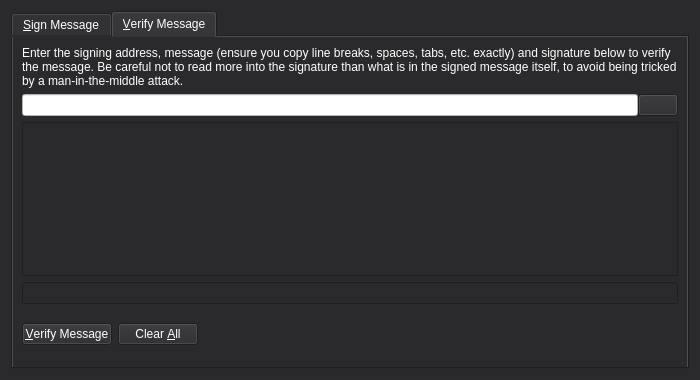
<?xml version="1.0" encoding="UTF-8"?>
<ui version="4.0">
 <class>SignVerifyMessageDialog</class>
 <widget class="QDialog" name="SignVerifyMessageDialog">
  <property name="geometry">
   <rect>
    <x>0</x>
    <y>0</y>
    <width>700</width>
    <height>380</height>
   </rect>
  </property>
  <property name="windowTitle">
   <string>Signatures - Sign / Verify a Message</string>
  </property>
  <property name="styleSheet">
   <string notr="true">background-color: rgb(42,42,44); color: white; </string>
  </property>
  <property name="modal">
   <bool>true</bool>
  </property>
  <layout class="QVBoxLayout" name="verticalLayout">
   <item>
    <widget class="QTabWidget" name="tabWidget">
     <property name="currentIndex">
      <number>1</number>
     </property>
     <widget class="QWidget" name="tabSignMessage">
      <attribute name="title">
       <string>&amp;Sign Message</string>
      </attribute>
      <layout class="QVBoxLayout" name="verticalLayout_SM">
       <item>
        <widget class="QLabel" name="infoLabel_SM">
         <property name="text">
          <string>You can sign messages with your addresses to prove you own them. Be careful not to sign anything vague, as phishing attacks may try to trick you into signing your identity over to them. Only sign fully-detailed statements you agree to.</string>
         </property>
         <property name="textFormat">
          <enum>Qt::PlainText</enum>
         </property>
         <property name="wordWrap">
          <bool>true</bool>
         </property>
        </widget>
       </item>
       <item>
        <layout class="QHBoxLayout" name="horizontalLayout_1_SM">
         <property name="spacing">
          <number>0</number>
         </property>
         <item>
          <widget class="QValidatedLineEdit" name="addressIn_SM">
           <property name="toolTip">
            <string>The address to sign the message with (e.g. MeY88k4P7VVCefChQVuAPQyL9krSiF2h16)</string>
           </property>
           <property name="styleSheet">
            <string notr="true">background: white; color: rgb(42,42,44)</string>
           </property>
           <property name="maxLength">
            <number>34</number>
           </property>
          </widget>
         </item>
         <item>
          <widget class="QPushButton" name="addressBookButton_SM">
           <property name="toolTip">
            <string>Choose an address from the address book</string>
           </property>
           <property name="text">
            <string/>
           </property>
           <property name="icon">
            <iconset resource="../bitcoin.qrc">
             <normaloff>:/icons/address-book</normaloff>:/icons/address-book</iconset>
           </property>
           <property name="shortcut">
            <string>Alt+A</string>
           </property>
           <property name="autoDefault">
            <bool>false</bool>
           </property>
          </widget>
         </item>
         <item>
          <widget class="QPushButton" name="pasteButton_SM">
           <property name="toolTip">
            <string>Paste address from clipboard</string>
           </property>
           <property name="text">
            <string/>
           </property>
           <property name="icon">
            <iconset resource="../bitcoin.qrc">
             <normaloff>:/icons/editpaste</normaloff>:/icons/editpaste</iconset>
           </property>
           <property name="shortcut">
            <string>Alt+P</string>
           </property>
           <property name="autoDefault">
            <bool>false</bool>
           </property>
          </widget>
         </item>
        </layout>
       </item>
       <item>
        <widget class="QPlainTextEdit" name="messageIn_SM">
         <property name="toolTip">
          <string>Enter the message you want to sign here</string>
         </property>
        </widget>
       </item>
       <item>
        <layout class="QHBoxLayout" name="horizontalLayout_2_SM">
         <property name="spacing">
          <number>0</number>
         </property>
         <item>
          <widget class="QLineEdit" name="signatureOut_SM">
           <property name="font">
            <font>
             <italic>true</italic>
            </font>
           </property>
           <property name="readOnly">
            <bool>true</bool>
           </property>
          </widget>
         </item>
         <item>
          <widget class="QPushButton" name="copySignatureButton_SM">
           <property name="toolTip">
            <string>Copy the current signature to the system clipboard</string>
           </property>
           <property name="text">
            <string/>
           </property>
           <property name="icon">
            <iconset resource="../bitcoin.qrc">
             <normaloff>:/icons/editcopy</normaloff>:/icons/editcopy</iconset>
           </property>
           <property name="autoDefault">
            <bool>false</bool>
           </property>
          </widget>
         </item>
        </layout>
       </item>
       <item>
        <layout class="QHBoxLayout" name="horizontalLayout_3_SM">
         <item>
          <widget class="QPushButton" name="signMessageButton_SM">
           <property name="toolTip">
            <string>Sign the message to prove you own this Macro address</string>
           </property>
           <property name="text">
            <string>&amp;Sign Message</string>
           </property>
           <property name="icon">
            <iconset resource="../bitcoin.qrc">
             <normaloff>:/icons/edit</normaloff>:/icons/edit</iconset>
           </property>
           <property name="autoDefault">
            <bool>false</bool>
           </property>
          </widget>
         </item>
         <item>
          <widget class="QPushButton" name="clearButton_SM">
           <property name="toolTip">
            <string>Reset all sign message fields</string>
           </property>
           <property name="text">
            <string>Clear &amp;All</string>
           </property>
           <property name="icon">
            <iconset resource="../bitcoin.qrc">
             <normaloff>:/icons/remove</normaloff>:/icons/remove</iconset>
           </property>
           <property name="autoDefault">
            <bool>false</bool>
           </property>
          </widget>
         </item>
         <item>
          <spacer name="horizontalSpacer_1_SM">
           <property name="orientation">
            <enum>Qt::Horizontal</enum>
           </property>
           <property name="sizeHint" stdset="0">
            <size>
             <width>40</width>
             <height>48</height>
            </size>
           </property>
          </spacer>
         </item>
         <item>
          <widget class="QLabel" name="statusLabel_SM">
           <property name="font">
            <font>
             <weight>75</weight>
             <bold>true</bold>
            </font>
           </property>
           <property name="text">
            <string/>
           </property>
           <property name="wordWrap">
            <bool>true</bool>
           </property>
          </widget>
         </item>
         <item>
          <spacer name="horizontalSpacer_2_SM">
           <property name="orientation">
            <enum>Qt::Horizontal</enum>
           </property>
           <property name="sizeHint" stdset="0">
            <size>
             <width>40</width>
             <height>48</height>
            </size>
           </property>
          </spacer>
         </item>
        </layout>
       </item>
      </layout>
     </widget>
     <widget class="QWidget" name="tabVerifyMessage">
      <attribute name="title">
       <string>&amp;Verify Message</string>
      </attribute>
      <layout class="QVBoxLayout" name="verticalLayout_VM">
       <item>
        <widget class="QLabel" name="infoLabel_VM">
         <property name="text">
          <string>Enter the signing address, message (ensure you copy line breaks, spaces, tabs, etc. exactly) and signature below to verify the message. Be careful not to read more into the signature than what is in the signed message itself, to avoid being tricked by a man-in-the-middle attack.</string>
         </property>
         <property name="textFormat">
          <enum>Qt::PlainText</enum>
         </property>
         <property name="alignment">
          <set>Qt::AlignLeading|Qt::AlignLeft|Qt::AlignTop</set>
         </property>
         <property name="wordWrap">
          <bool>true</bool>
         </property>
        </widget>
       </item>
       <item>
        <layout class="QHBoxLayout" name="horizontalLayout_1_VM">
         <property name="spacing">
          <number>0</number>
         </property>
         <item>
          <widget class="QValidatedLineEdit" name="addressIn_VM">
           <property name="toolTip">
            <string>The address the message was signed with (e.g. MeY88k4P7VVCefChQVuAPQyL9krSiF2h16)</string>
           </property>
           <property name="styleSheet">
            <string notr="true">background: white; color: rgb(42,42,44)</string>
           </property>
           <property name="maxLength">
            <number>34</number>
           </property>
          </widget>
         </item>
         <item>
          <widget class="QPushButton" name="addressBookButton_VM">
           <property name="toolTip">
            <string>Choose an address from the address book</string>
           </property>
           <property name="text">
            <string/>
           </property>
           <property name="icon">
            <iconset resource="../bitcoin.qrc">
             <normaloff>:/icons/address-book</normaloff>:/icons/address-book</iconset>
           </property>
           <property name="shortcut">
            <string>Alt+A</string>
           </property>
           <property name="autoDefault">
            <bool>false</bool>
           </property>
          </widget>
         </item>
        </layout>
       </item>
       <item>
        <widget class="QPlainTextEdit" name="messageIn_VM"/>
       </item>
       <item>
        <widget class="QValidatedLineEdit" name="signatureIn_VM"/>
       </item>
       <item>
        <layout class="QHBoxLayout" name="horizontalLayout_2_VM">
         <item>
          <widget class="QPushButton" name="verifyMessageButton_VM">
           <property name="toolTip">
            <string>Verify the message to ensure it was signed with the specified Macro address</string>
           </property>
           <property name="text">
            <string>&amp;Verify Message</string>
           </property>
           <property name="icon">
            <iconset resource="../bitcoin.qrc">
             <normaloff>:/icons/transaction_0</normaloff>:/icons/transaction_0</iconset>
           </property>
           <property name="autoDefault">
            <bool>false</bool>
           </property>
          </widget>
         </item>
         <item>
          <widget class="QPushButton" name="clearButton_VM">
           <property name="toolTip">
            <string>Reset all verify message fields</string>
           </property>
           <property name="text">
            <string>Clear &amp;All</string>
           </property>
           <property name="icon">
            <iconset resource="../bitcoin.qrc">
             <normaloff>:/icons/remove</normaloff>:/icons/remove</iconset>
           </property>
           <property name="autoDefault">
            <bool>false</bool>
           </property>
          </widget>
         </item>
         <item>
          <spacer name="horizontalSpacer_1_VM">
           <property name="orientation">
            <enum>Qt::Horizontal</enum>
           </property>
           <property name="sizeHint" stdset="0">
            <size>
             <width>40</width>
             <height>48</height>
            </size>
           </property>
          </spacer>
         </item>
         <item>
          <widget class="QLabel" name="statusLabel_VM">
           <property name="font">
            <font>
             <weight>75</weight>
             <bold>true</bold>
            </font>
           </property>
           <property name="text">
            <string/>
           </property>
           <property name="wordWrap">
            <bool>true</bool>
           </property>
          </widget>
         </item>
         <item>
          <spacer name="horizontalSpacer_2_VM">
           <property name="orientation">
            <enum>Qt::Horizontal</enum>
           </property>
           <property name="sizeHint" stdset="0">
            <size>
             <width>40</width>
             <height>48</height>
            </size>
           </property>
          </spacer>
         </item>
        </layout>
       </item>
      </layout>
     </widget>
    </widget>
   </item>
  </layout>
 </widget>
 <customwidgets>
  <customwidget>
   <class>QValidatedLineEdit</class>
   <extends>QLineEdit</extends>
   <header>qvalidatedlineedit.h</header>
  </customwidget>
 </customwidgets>
 <resources>
  <include location="../bitcoin.qrc"/>
 </resources>
 <connections/>
</ui>
